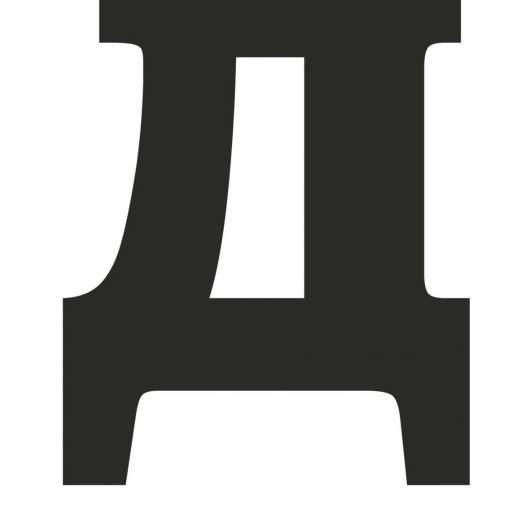
#> input picture Sapr/Alphabet/LVV2QSb08KMw2CNzUihtrXpy22uVlL9wvW_tma3elH6_hNftQCSP2zGknMdH8F8iq-bgbpWe.jpg, 1049 x 1049 px (shown at 1/2 size); its folder holds only this picture in this run
$ jupyter execute hopfield-network.ipynb
#> lines starting #> are read from the running program, lines starting #| are printed output that depends on the picture; after the words box and inside, x2 and y2 are one past the last pixel; in counts of white or black regions, pixels touching at a corner belong together
[cell 1]
import numpy as np
import random as rnd
import os
import cv2
import matplotlib.pyplot as plt
from PIL import Image, ImageOps

[cell 2]
def add_noise(image, scale):
    n = int(len(image)**2*scale)
    new_img = np.array(image)
    for i in range(n):
        x_indx = rnd.randint(0,image.shape[0]-1)
        y_indx = rnd.randint(0,image.shape[1]-1)
        new_img[x_indx, y_indx] = 1 if new_img[x_indx, y_indx] < 0 else -1
    return new_img

[cell 3]
def AddImage(path):
  test_img = Image.open(path)
#> test_img is the input picture: PIL image 1049x1049 RGB; mean R, G, B 159.7, 160.2, 158
  test_img = test_img.convert("L")
#> test_img: PIL image 1049x1049 L

  test_img = test_img.resize((20,20))
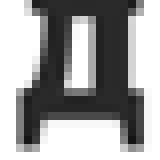
#> test_img: PIL image 20x20 L (shown 8 times larger); min 20, max 255, mean 158.6
  test_x = np.array(test_img, np.int32)
  test_x = test_x/255
  test_x = np.round(test_x)
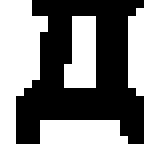
#> test_x: shape (20, 20) float64 (shown 8 times larger); values 0 (black) and 1 (white), 56.5% white; 1 black region, box (x1, y1, x2, y2) and area: (2, 0, 18, 18) 174
  test_x = np.where(test_x <= 0, -1, 1)
  return test_x

def AddImageToArray(x, folderPath):
  for filename in os.listdir(folderPath):
    f = os.path.join(folderPath, filename)
    if os.path.isfile(f):
      x.append(AddImage(os.path.join(folderPath, filename)))
    else:
      AddImageToArray(x, f)

[cell 4]
x = []

AddImageToArray(x,'Alphabet')

x = np.array(x)
print(x[0].shape)

[cell 5]
plt.figure(figsize=(25,25))
for i in range(len(x)):
  plt.subplot(5,5, i+1)
  plt.imshow(x[i],cmap='gray')

plt.show()

[cell 6]
x_noises = []
for i in x[:1]:
    x_noises.append(add_noise(i, 0.1))
    x_noises.append(add_noise(i, 0.2))
    x_noises.append(add_noise(i, 0.3))
    x_noises.append(add_noise(i, 0.35))
    x_noises.append(add_noise(i, 0.4))
    x_noises.append(add_noise(i, 0.45))
    x_noises.append(add_noise(i, 0.5))
    x_noises.append(add_noise(i, 0.6))
    x_noises.append(add_noise(i, 0.7))
    x_noises.append(add_noise(i, 0.8))
    x_noises.append(add_noise(i, 0.9))
    x_noises.append(add_noise(i, 1))

plt.figure(figsize=(25,25))
for i in range(len(x_noises)):
  plt.subplot(10,10, i+1)
  plt.imshow(x_noises[i],cmap='gray')

plt.show()
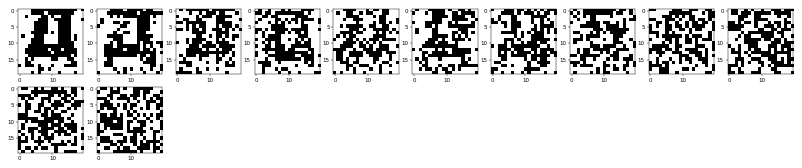
#> figure drawn by matplotlib, 12 panels

[cell 7]
print(x.shape)
x_train = x.reshape((x.shape[0], x[0].shape[0]**2))
print(x_train.shape)

[cell 8]
class Hopfild_network:
  def fit(self,X_train):
    X_train = np.array(X_train)
    train = np.reshape(X_train, (X_train.shape[0], X_train.shape[1]**2))
    self.X_train = train
    self.N = len(train[0])
    self.Weights = np.zeros(shape = (self.N, self.N), dtype = float)

    for model in train:
      for i in range(0,self.N):
        for j in range(0,self.N):
          self.Weights[i,j] += model[i] * model[j]
    self.Weights /= self.N
    for row in range(self.N):
      self.Weights[row,row] = 0.0


  def predict(self, X_test, max_loss = 0.0, times = 1000):
    X_test = np.array(X_test)
    y = []
    test = np.reshape(X_test, (X_test.shape[0], X_test.shape[1]**2))
    for t in test:
      test_model = np.array(t)
      n = 0
      while any(self.__comp_func__(test_model) > max_loss) and n < times:
        r = np.random.randint(0, self.N)
        net = 0
        for i in range(0, self.N):
            net += test_model[i] * self.Weights[i][r]
        s = self.__activate__(net)
        test_model[r] = s
        n+=1

      y.append(test_model.reshape(X_test[0].shape))
    return y

  def __activate__(self,pred):
    if(pred >= 0):
      pred = 1
    else:
      pred = -1
    return pred

  def __comp_func__(self,pred):
    losses = []
    for etalone in self.X_train:
      loss_sum = 0.0
      for i in range(len(etalone)):
        loss_sum += np.square(etalone[i] - pred[i])
      losses.append(np.sqrt(loss_sum) / len(etalone))
    return np.array(losses)

[cell 9]
hopfild = Hopfild_network()
hopfild.fit(x)

[cell 10]
x_noises = []
for j in range(3):
    for i in x:
        x_noises.append(add_noise(i, 0.1))

plt.figure(figsize=(25,25))
for i in range(len(x_noises)):
  plt.subplot(10,10, i+1)
  plt.imshow(x_noises[i],cmap='gray')

plt.show()
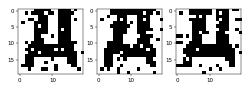
#> figure drawn by matplotlib, 3 panels

plt.figure(figsize=(25,25))
pred = hopfild.predict(x_noises)
for i in range(len(pred)):
  plt.subplot(10,10, i+1)
  plt.imshow(pred[i],cmap='gray')
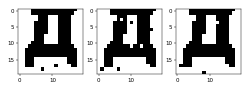
#> figure drawn by matplotlib, 3 panels

[cell 11]
n = 9
accuracity = np.zeros(n)
noise_level = np.arange(0.1, 1, 0.1)
for k in range(n):
    x_noises = []
    for j in range(3):
        for i in x:
            x_noises.append(add_noise(i, noise_level[k]))

    max_loss = 0.01
    pred = hopfild.predict(x_noises,max_loss)
    for i in pred:
        if (hopfild.__comp_func__(i.reshape(-1)) <= max_loss).any():
            accuracity[k] +=1

[cell 12]
plt.plot(range(n),accuracity/n)
print(accuracity)
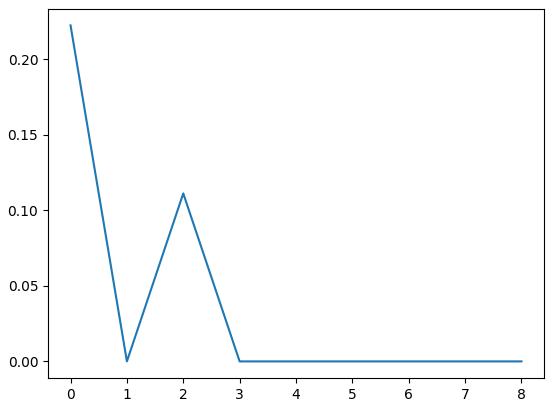
#> figure drawn by matplotlib, 1 panel

$ run again, on Sapr/Alphabet/bukva-a.jpg
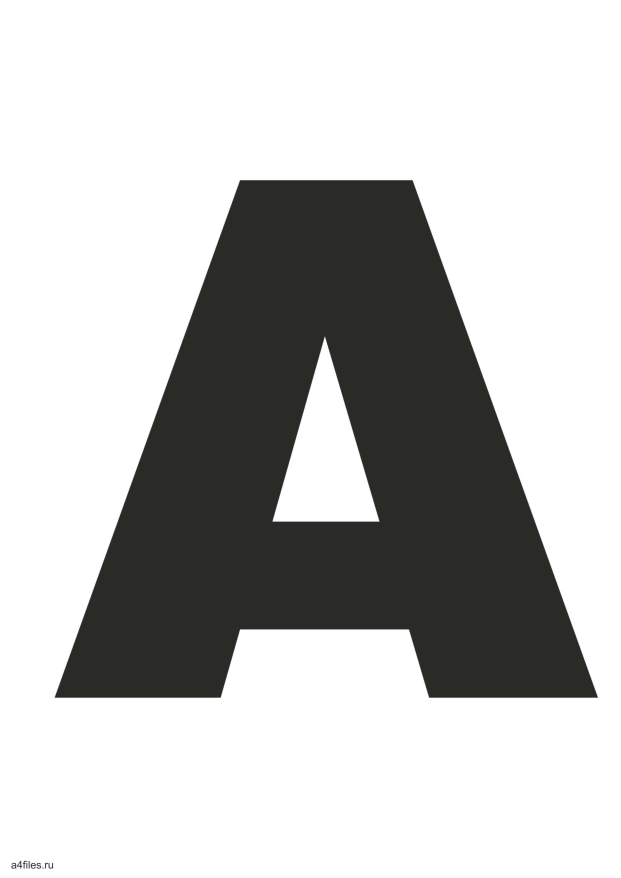
#> input picture Sapr/Alphabet/bukva-a.jpg, 2482 x 3510 px (shown at 1/4 size)
#> in AddImage, test_img is the input picture: PIL image 2482x3510 RGB; mean R, G, B 191.4, 191.7, 190.2
#> in AddImage, `test_x = np.round(test_x)`:
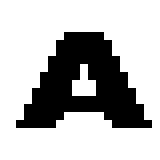
#> test_x: shape (20, 20) float64 (shown 8 times larger); values 0 (black) and 1 (white), 72% white; 1 black region, box (x1, y1, x2, y2) and area: (2, 4, 19, 16) 112
#> `[cell 10] x_noises = [] for j in range(3): for i in x: x_noises.append..`:
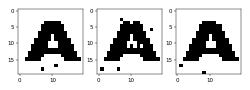
#> figure drawn by matplotlib, 3 panels
